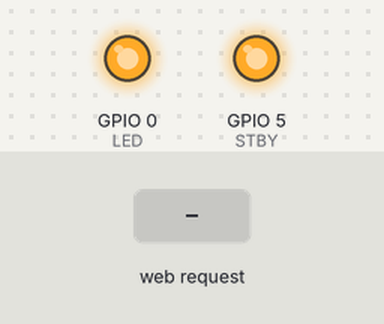
Simulated run of this sketch. Board: ESP8266 (NodeMCU). Shown: output pins drawn as LEDs (lit = HIGH). The inputs (shaded band) are chosen by the test bench. WiFi joins after 1.5 s; servers stay silent unless stated; what the sketch prints to the serial monitor is not drawn.

Above: at 3.3 s.
3.4 s: HTTP request GET /stepper/stop received
At 3.9 s:
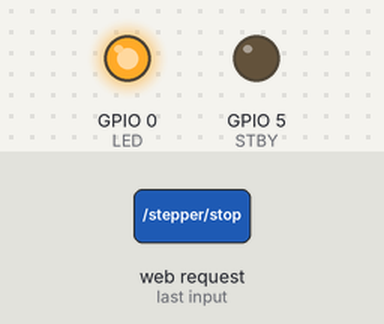
4.9 s: HTTP request GET /stepper/start received
At 6.3 s:
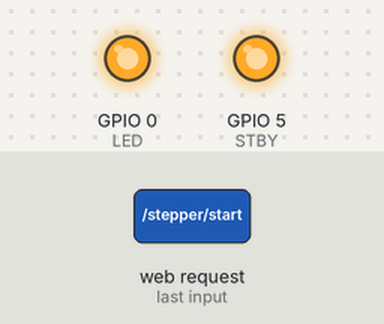
Timing chart, 0 to 7.9 s (numbered marks = the images above; inputs shaded):
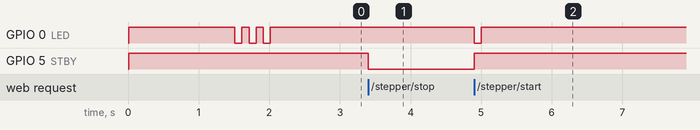

The sketch:

Wifi_Connection.ino
```cpp
#include <ESP8266WiFi.h>
#include <Stepper.h>

// -- USER EDIT --
const char* ssid     = "2GJones";    // YOUR WIFI SSID
const char* password = "DJ1357r8";    // YOUR WIFI PASSWORD

#define STEPS 200  // Max steps for one revolution
#define RPM 60     // Max RPM
#define DELAY 500    // Delay to allow Wifi to work
// -- END --


int STBY = 5;     // GPIO 5 TB6612 Standby
int LED = 0;      // GPIO 0 (built-in LED)

// GPIO Pins for Motor Driver board
Stepper stepper(STEPS, 16, 14, 12, 13);

// Create an instance of the server
WiFiServer server(80);

void setup() {
  Serial.begin(115200);
  delay(10);

  // prepare onboard LED
  pinMode(LED, OUTPUT);
  digitalWrite(LED, HIGH);

  // prepare STBY GPIO and turn on Motors
  pinMode(STBY, OUTPUT);
  digitalWrite(STBY, HIGH);

  // Set default speed to Max (doesn't move motor)
  stepper.setSpeed(RPM);

  // Connect to WiFi network
  Serial.println();
  Serial.println();
  Serial.print("STEPPER: Connecting to ");
  Serial.println(ssid);

  WiFi.begin(ssid, password);

  while (WiFi.status() != WL_CONNECTED) {
    delay(500);
    Serial.print(".");
  }
  Serial.println("");
  Serial.println("WiFi connected");

  // Start the server
  server.begin();
  Serial.println("Server started");

  // Print the IP address
  Serial.println(WiFi.localIP());

  // Blink onboard LED to signify its connected
  blink();
  blink();
  blink();
}

void loop() {
  // Check if a client has connected
  WiFiClient client = server.available();
  if (!client) {
    return;
  }

  String respMsg = "";    // HTTP Response Message

  // Wait until the client sends some data
  Serial.println("new client");
  while(!client.available()){
    delay(1);
  }

  // Read the first line of the request
  String req = client.readStringUntil('\r');
  Serial.println(req);
  client.flush();

  // Match the request
  // Stop request
  if (req.indexOf("/stepper/stop") != -1) {
    digitalWrite(STBY, LOW);
    respMsg = "OK: MOTORS OFF";
  }
  // Start request
  else if (req.indexOf("/stepper/start") != -1) {
    digitalWrite(STBY, HIGH);
    blink();
    respMsg = "OK: MOTORS ON";
  }
  // Set RPM value request
  else if (req.indexOf("/stepper/rpm") != -1) {
    int rpm = getValue(req);
    // Make sure RPM is more than 1 and less than max specificed above
    if ((rpm < 1) || (rpm > RPM)) {
      respMsg = "ERROR: rpm out of range 1 to "+ String(RPM);
    } else {
      stepper.setSpeed(rpm);
      respMsg = "OK: RPM = "+String(rpm);
    }
  }
  // Set step value request
  else if (req.indexOf("/stepper/steps") != -1) {
    int steps = getValue(req);
    // Make sure a number is set
    if ((steps == 0) || (steps < 0 - STEPS) || ( steps > STEPS )) {
      respMsg = "ERROR: steps out of range ";
    } else {
      digitalWrite(STBY, HIGH);       // Make sure motor is on
      respMsg = "OK: STEPS = "+String(steps);
      delay(DELAY);
      if ( steps > 0) { // Forward
        for (int i=0;i<steps;i++) {   // This loop is needed to allow Wifi to not be blocked by step
          stepper.step(1);
          delay(DELAY);
        }
      } else {         // Reverse
          for (int i=0;i>steps;i--) {   // This loop is needed to allow Wifi to not be blocked by step
            stepper.step(-1);
            delay(DELAY);
          }
      }
    }
  }
  else {
    respMsg = printUsage();
  }

  client.flush();

  // Prepare the response
  String s = "HTTP/1.1 200 OK\r\nContent-Type: text/plain\r\n\r\n";
  if (respMsg.length() > 0)
    s += respMsg;
  else
    s += "OK";

  s += "\n";

  // Send the response to the client
  client.print(s);
  delay(1);
  Serial.println("Client disconnected");
}

int getValue(String req) {
  int val_start = req.indexOf('?');
  int val_end   = req.indexOf(' ', val_start + 1);
  if (val_start == -1 || val_end == -1) {
    Serial.print("Invalid request: ");
    Serial.println(req);
    return(0);
  }
  req = req.substring(val_start + 1, val_end);
  Serial.print("Request: ");
  Serial.println(req);

  return(req.toInt());
}

String printUsage() {
  // Prepare the usage response
  String s = "Stepper usage:\n";
  s += "http://{ip_address}/stepper/stop\n";
  s += "http://{ip_address}/stepper/start\n";
  s += "http://{ip_address}/stepper/rpm?[1 to " + String(RPM) + "]\n";
  s += "http://{ip_address}/stepper/steps?[-" + String(STEPS) + " to " + String(STEPS) +"]\n";
  return(s);
}

// Visual indication of connection
void blink() {
  digitalWrite(LED, LOW);
  delay(100);
  digitalWrite(LED, HIGH);
  delay(100);
}
```

Measured:
- after the input at 3.4 s, GPIO 5 (STBY): HIGH → LOW at once
- after the input at 4.9 s, GPIO 0 (LED): HIGH → LOW at once, → HIGH 0.10 s later; GPIO 5 (STBY): LOW → HIGH at once
